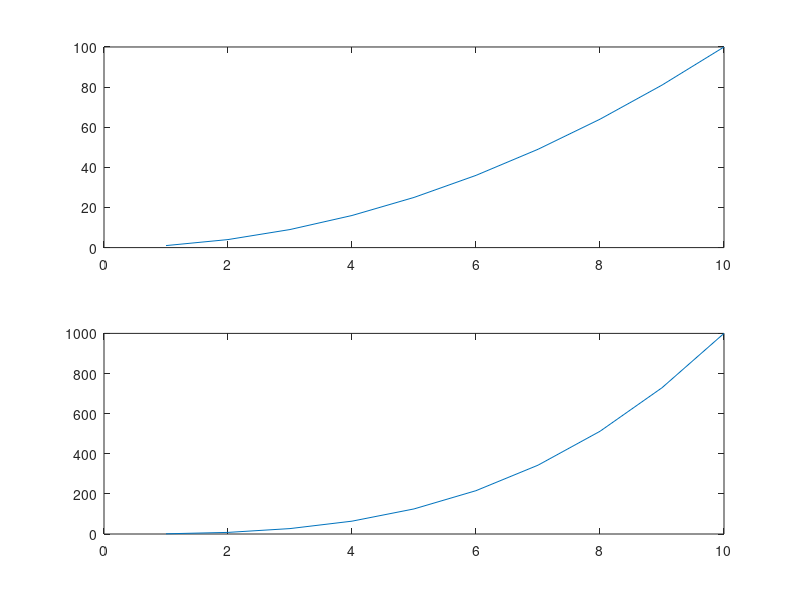

This chart was generated by the following MATLAB code: (Note: this script raises an error after producing the figure.)
load tempfileWS
figure
subplot(2,1,1);
plot((1:10).^2)
subplot(2,1,2);
plot((1:10).^3)
suplabel('Population growth','y')
close all
save tempfileWS